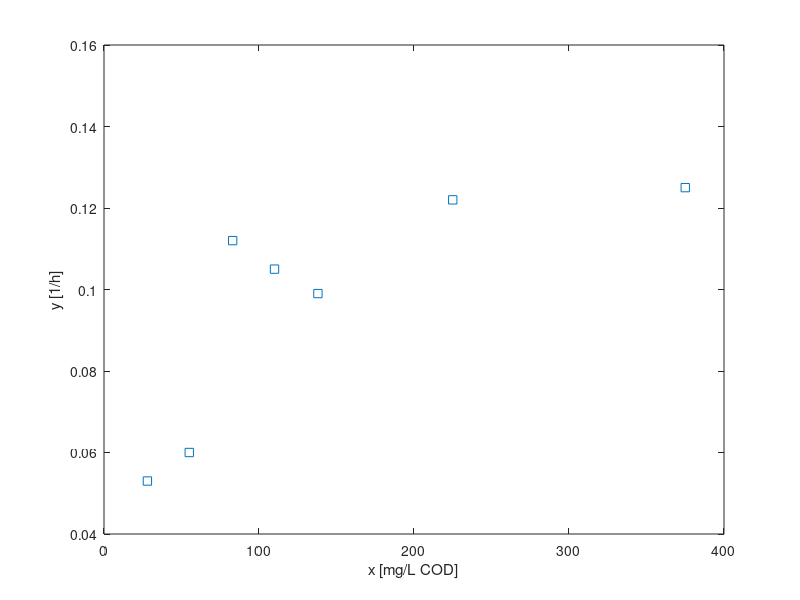

Here is the MATLAB script that generated this plot: (Note: this script raises an error after producing the figure.)
%%
% <html><a href="../index.html">MCMC toolbox</a> » <a href="../examples.html">Examples</a> » Monod model</html>

%% MCMC toolbox examples
% This example is from 
% P. M. Berthouex and L. C. Brown:
% _Statistics for Environmental Engineers_, CRC Press, 2002.
%
% We fit the Monod model
%
% $$ y = \theta_1 \frac{t}{\theta_2 + t} + \epsilon \quad \epsilon\sim N(0,I\sigma^2) $$
%
% to observations
%
%   x (mg / L COD):  28    55    83    110   138   225   375   
%   y (1 / h):       0.053 0.060 0.112 0.105 0.099 0.122 0.125
%

%%
% First clear some variables from possible previous runs.
clear data model options

%%
% Next, create a data structure for the observations and control
% variables. Typically one could make a structure |data| that
% contains fields |xdata| and |ydata|.

data.xdata = [28    55    83    110   138   225   375]';   % x (mg / L COD) 
data.ydata = [0.053 0.060 0.112 0.105 0.099 0.122 0.125]'; % y (1 / h) 

%%
% Here is a plot of the data set.
figure(1); clf
plot(data.xdata,data.ydata,'s');
xlim([0 400]); xlabel('x [mg/L COD]'); ylabel('y [1/h]');

%%
% For the MCMC run we need the sum of squares function. For the
% plots we shall also need a function that returns the model.
% Both the model and the sum of squares functions are
% easy to write as one line anonymous functions using the @
% construct. 

modelfun = @(x,theta) theta(1)*x./(theta(2)+x);
ssfun    = @(theta,data) sum((data.ydata-modelfun(data.xdata,theta)).^2);


%%
% In this case the initial values for the parameters are easy to guess
% by looking at the plotted data. As we alredy have the sum-of-squares
% function, we might as well try to minimize it using |fminsearch|.
[tmin,ssmin]=fminsearch(ssfun,[0.15;100],[],data)
n = length(data.xdata);
p = 2;
mse = ssmin/(n-p) % estimate for the error variance
%%
% The Jacobian matrix of the model function is easy to calculate so we use
% it to produce estimate of the covariance of theta. This can be
% used as the initial proposal covariance for the MCMC samples by
% option |options.qcov| below.
J = [data.xdata./(tmin(2)+data.xdata), ...
     -tmin(1).*data.xdata./(tmin(2)+data.xdata).^2];
tcov = inv(J'*J)*mse


%%
% We have to define three structures for inputs of the |mcmcrun|
% function: parameter, model, and options.  Parameter structure has a
% special form and it is constructed as Matlab cell array with curly
% brackets. At least the structure has, for each parameter, the name
% of the parameter and the initial value of it. Third optional
% parameter given below is the minimal accepted value. With it we set
% a positivity constraits for both of the parameters.

params = {
    {'theta1', tmin(1), 0}
    {'theta2', tmin(2), 0}
    };

%%
% In general, each parameter line can have up to 7 elements: 'name',
% initial_value, min_value, max_value, prior_mu, prior_sigma, and
% targetflag

%%
% The |model| structure holds information about the model. Minimally
% we need to set |ssfun| for the sum of squares function and the
% initial estimate of the error variance |sigma2|.

model.ssfun  = ssfun;
model.sigma2 = mse; % (initial) error variance from residuals of the lsq fit

%%
% If we want to sample the error variance sigma2 as an extra model
% parameter, we need to set a prior distribution for it. A convenient
% choice is the conjugate inverse chi-squared distribution, which
% allows Gibbs sampling step for sigma2 after every
% Metropolis-Hastings update for the other parameters. This is
% acchieved by |options.updatesigma=1|, below. The default prior is
% uninformative, but we can set the prior parameters with the
% following options. Option |model.N| for the number of observatios is
% needed for 'updatesigma', if it is not given, the code tries to
% guess |N| from the data.

model.N = length(data.ydata);  % total number of observations
model.S20 = model.sigma2;      % prior mean for sigma2
model.N0  = 4;                 % prior accuracy for sigma2

%%
% The |options| structure has settings for the MCMC run. We need at
% least the number of simulations in |nsimu|. Here we also set the
% option |updatesigma| to allow automatic sampling and estimation of the
% error variance. The option |qcov| sets the initial covariance for
% the Gaussian proposal density of the MCMC sampler.

options.nsimu = 4000;
options.updatesigma = 1;
options.qcov = tcov; % covariance from the initial fit


%%
% The actual MCMC simulation run is done using the function
% |mcmcrun|.

[res,chain,s2chain] = mcmcrun(model,data,params,options);

%%
% <<mcmcstatus.png>>
%
% During the run, a status window is showing the estimated time to
% the end of the simulation. The simulation can be ended by Cancel
% button and the chain generated so far is returned.

%%
% After the run the we have a structure |res| that contains some
% information about the run and a matrix outputs |chain| and
% |s2chain| that contain the actual MCMC chains for the parameters
% and for the observation error variance.

%%
% The |chain| variable is |nsimu| × |npar| matrix and it can be
% plotted and manipulated with standard Matlab functions. MCMC toolbox
% function |mcmcplot| can be used to make some useful chain plots and
% also to plot 1 and 2 dimensional marginal kernel density estimates of
% the posterior distributions.
%
figure(2); clf
mcmcplot(chain,[],res,'chainpanel');

%%
% The |'pairs'| options makes pairwise scatterplots of the columns of
% the |chain|.

figure(3); clf
mcmcplot(chain,[],res,'pairs');

%%
% If we take square root of the |s2chain| we get the chain for error
% standard deviation. Here we use |'hist'| option for the histogram of
% the chain.

figure(4); clf
mcmcplot(sqrt(s2chain),[],[],'hist')
title('Error std posterior')

% add prior distribution to the plot, if it was informative
if res.N0>0
  xl = xlim; xx = linspace(xl(1),xl(2));
  hold on
  plot(xx,invchi1pf(xx,res.N0,sqrt(res.S20)))
  hold off
  legend('posterior','prior')
end

%%
% A point estimate of the model parameters can be calculated as the
% mean of the |chain|. Here we plot the fitted model using the
% posterior means of the parameters.

x = linspace(0,400)';
figure(1)
hold on
plot(x,modelfun(x,mean(chain)),'-k')
hold off
legend({'data','model'},'Location','best')

%%
% Instead of just a point estimate of the fit, we should also study
% the predictive posterior distribution of the model. The |mcmcpred|
% and |mcmcpredplot| functions can be used for this purpose. By them
% we can calculate the model fit for a randomly selected subset of the
% chain and calculate the predictive envelope of the model. The grey
% areas in the plot correspond to 50%, 90%, 95%, and 99% posterior
% regions.

figure(5); clf
out = mcmcpred(res,chain,[],x,modelfun);
mcmcpredplot(out);
hold on
plot(data.xdata,data.ydata,'s'); % add data points to the plot
xlabel('x [mg/L COD]'); ylabel('y [1/h]');
hold off
title('Predictive envelopes of the model')
